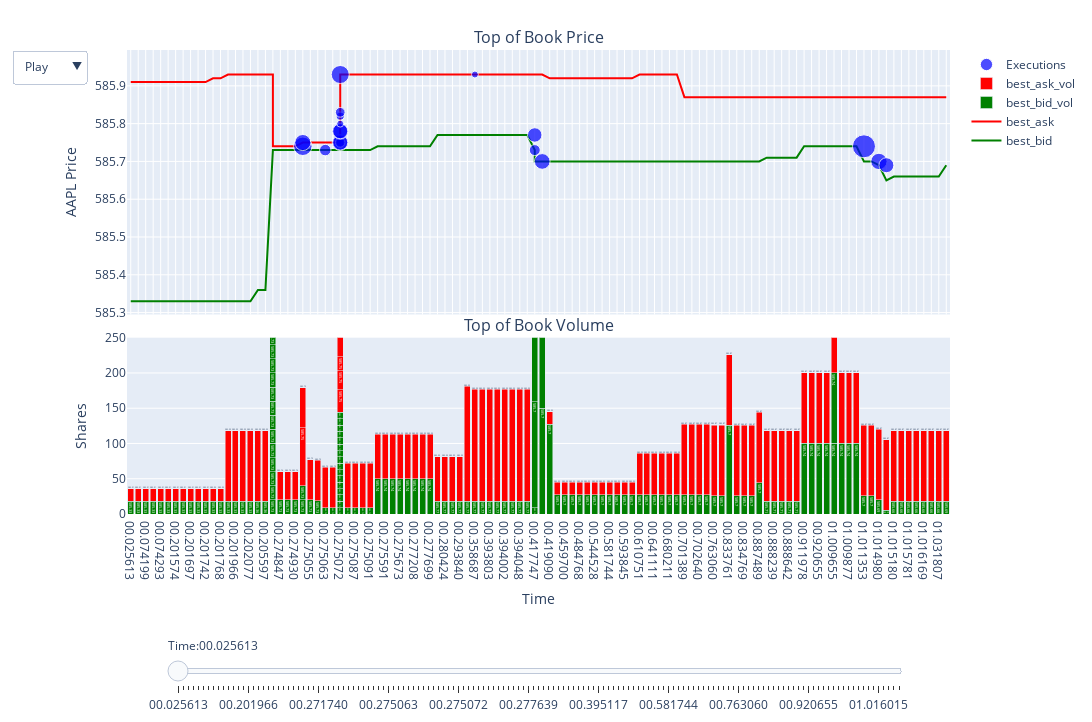

Notebook cell for this chart:
### Code cell
# present data
my_fig_dict["layout"]["sliders"] = [my_sliders_dict]

# feed all data into plotly
fig = go.Figure(my_fig_dict).set_subplots(2, 1, subplot_titles=('Top of Book Price', 'Top of Book Volume'), vertical_spacing=0.05, row_heights=[0.6, 0.4], shared_xaxes=True)
# set x and y for volume bar chart
fig.data[2].xaxis = "x2"
fig.data[2].yaxis = "y2"
fig.data[3].xaxis = "x2"
fig.data[3].yaxis = "y2"
fig.update_layout(yaxis2_title='Shares', xaxis2_title='Time')
fig.update_layout(width=1440, height=722, margin=dict(l=50, r=50, b=75, t=50), yaxis2_range=[0,250])
fig.show()
#fig.write_html("../data/html/AAPL_L1_Data.html")

### Figure 1 — Plotly figure (JSON) as saved in the notebook; plotly's stock layout.template omitted (floating-point values rounded to 4 significant figures; data arrays with more than 128 entries replaced by an {"elided": "..."} marker saying what was removed)
{"data": [{"line": {"color": "green"}, "mode": "lines", "name": "best_bid", "type": "scatter", "x": {"elided": "145 str values"}, "y": {"elided": "145 float values"}}, {"line": {"color": "red"}, "mode": "lines", "name": "best_ask", "type": "scatter", "x": {"elided": "145 str values"}, "y": {"elided": "145 float values"}}, {"marker": {"color": "green"}, "name": "best_bid_vol", "text": {"elided": "145 str values"}, "type": "bar", "x": {"elided": "145 str values"}, "xaxis": "x2", "y": {"elided": "145 int values"}, "yaxis": "y2"}, {"marker": {"color": "red"}, "name": "best_ask_vol", "text": {"elided": "145 str values"}, "type": "bar", "x": {"elided": "145 str values"}, "xaxis": "x2", "y": {"elided": "145 int values"}, "yaxis": "y2"}, {"marker": {"color": "blue", "size": [18.44, 16.09, 0, 11.51, 16.09, 8.047, 9.73, 14.98, 16.09, 14.98, 6.931, 8.047, 9.73, 18.05, 6.931, 14.45, 10.99, 15.68, 0, 23.03, 16.29, 14.98]}, "mode": "markers", "name": "Executions", "text": ["Shares: 40.0", "Shares: 25.0", "Shares: 1.0", "Shares: 10.0", "Shares: 25.0", "Shares: 5.0", "Shares: 7.0", "Shares: 20.0", "Shares: 25.0", "Shares: 20.0", "Shares: 4.0", "Shares: 5.0", "Shares: 7.0", "Shares: 37.0", "Shares: 4.0", "Shares: 18.0", "Shares: 9.0", "Shares: 23.0", "Shares: 1.0", "Shares: 100.0", "Shares: 26.0", "Shares: 20.0"], "type": "scatter", "x": ["00.275016", "00.275016", "00.275057", "00.275063", "00.275072", "00.275072", "00.275072", "00.275072", "00.275072", "00.275072", "00.275072", "00.275072", "00.275072", "00.275072", "00.358687", "00.417747", "00.417747", "00.418944", "00.763060", "01.011353", "01.014980", "01.015081"], "y": [585.7, 585.8, 585.7, 585.7, 585.8, 585.8, 585.8, 585.8, 585.8, 585.8, 585.8, 585.8, 585.8, 585.9, 585.9, 585.8, 585.7, 585.7, 585.7, 585.7, 585.7, 585.7]}], "layout": {"annotations": [{"font": {"size": 16}, "showarrow": false, "text": "Top of Book Price", "x": 0.5, "xanchor": "center", "xref": "paper", "y": 1, "yanchor": "bottom", "yref": "paper"}, {"font": {"size": 16}, "showarrow": false, "text": "Top of Book Volume", "x": 0.5, "xanchor": "center", "xref": "paper", "y": 0.38, "yanchor": "bottom", "yref": "paper"}], "barmode": "stack", "height": 722, "hovermode": "closest", "margin": {"b": 75, "l": 50, "r": 50, "t": 50}, "sliders": [{"active": 0, "currentvalue": {"prefix": "Time:"}, "len": 0.9, "pad": {"b": 0, "t": 120}, "steps": [{"args": [["00.025613"], {"frame": {"duration": 0, "redraw": false}, "mode": "immediate", "transition": {"duration": 0}}], "label": "00.025613", "method": "animate"}, {"args": [["00.050241"], {"frame": {"duration": 0, "redraw": false}, "mode": "immediate", "transition": {"duration": 0}}], "label": "00.050241", "method": "animate"}, {"args": [["00.074199"], {"frame": {"duration": 0, "redraw": false}, "mode": "immediate", "transition": {"duration": 0}}], "label": "00.074199", "method": "animate"}, {"args": [["00.074256"], {"frame": {"duration": 0, "redraw": false}, "mode": "immediate", "transition": {"duration": 0}}], "label": "00.074256", "method": "animate"}, {"args": [["00.074293"], {"frame": {"duration": 0, "redraw": false}, "mode": "immediate", "transition": {"duration": 0}}], "label": "00.074293", "method": "animate"}, {"args": [["00.201518"], {"frame": {"duration": 0, "redraw": false}, "mode": "immediate", "transition": {"duration": 0}}], "label": "00.201518", "method": "animate"}, {"args": [["00.201574"], {"frame": {"duration": 0, "redraw": false}, "mode": "immediate", "transition": {"duration": 0}}], "label": "00.201574", "method": "animate"}, {"args": [["00.201617"], {"frame": {"duration": 0, "redraw": false}, "mode": "immediate", "transition": {"duration": 0}}], "label": "00.201617", "method": "animate"}, {"args": [["00.201697"], {"frame": {"duration": 0, "redraw": false}, "mode": "immediate", "transition": {"duration": 0}}], "label": "00.201697", "method": "animate"}, {"args": [["00.201736"], {"frame": {"duration": 0, "redraw": false}, "mode": "immediate", "transition": {"duration": 0}}], "label": "00.201736", "method": "animate"}, {"args": [["00.201742"], {"frame": {"duration": 0, "redraw": false}, "mode": "immediate", "transition": {"duration": 0}}], "label": "00.201742", "method": "animate"}, {"args": [["00.201743"], {"frame": {"duration": 0, "redraw": false}, "mode": "immediate", "transition": {"duration": 0}}], "label": "00.201743", "method": "animate"}, {"args": [["00.201768"], {"frame": {"duration": 0, "redraw": false}, "mode": "immediate", "transition": {"duration": 0}}], "label": "00.201768", "method": "animate"}, {"args": [["00.201781"], {"frame": {"duration": 0, "redraw": false}, "mode": "immediate", "transition": {"duration": 0}}], "label": "00.201781", "method": "animate"}, {"args": [["00.201966"], {"frame": {"duration": 0, "redraw": false}, "mode": "immediate", "transition": {"duration": 0}}], "label": "00.201966", "method": "animate"}, {"args": [["00.201989"], {"frame": {"duration": 0, "redraw": false}, "mode": "immediate", "transition": {"duration": 0}}], "label": "00.201989", "method": "animate"}, {"args": [["00.202077"], {"frame": {"duration": 0, "redraw": false}, "mode": "immediate", "transition": {"duration": 0}}], "label": "00.202077", "method": "animate"}, {"args": [["00.205573"], {"frame": {"duration": 0, "redraw": false}, "mode": "immediate", "transition": {"duration": 0}}], "label": "00.205573", "method": "animate"}, {"args": [["00.205597"], {"frame": {"duration": 0, "redraw": false}, "mode": "immediate", "transition": {"duration": 0}}], "label": "00.205597", "method": "animate"}, {"args": [["00.271740"], {"frame": {"duration": 0, "redraw": false}, "mode": "immediate", "transition": {"duration": 0}}], "label": "00.271740", "method": "animate"}, {"args": [["00.271740"], {"frame": {"duration": 0, "redraw": false}, "mode": "immediate", "transition": {"duration": 0}}], "label": "00.271740", "method": "animate"}, {"args": [["00.271740"], {"frame": {"duration": 0, "redraw": false}, "mode": "immediate", "transition": {"duration": 0}}], "label": "00.271740", "method": "animate"}, {"args": [["00.271740"], {"frame": {"duration": 0, "redraw": false}, "mode": "immediate", "transition": {"duration": 0}}], "label": "00.271740", "method": "animate"}, {"args": [["00.271740"], {"frame": {"duration": 0, "redraw": false}, "mode": "immediate", "transition": {"duration": 0}}], "label": "00.271740", "method": "animate"}, {"args": [["00.271740"], {"frame": {"duration": 0, "redraw": false}, "mode": "immediate", "transition": {"duration": 0}}], "label": "00.271740", "method": "animate"}, {"args": [["00.271740"], {"frame": {"duration": 0, "redraw": false}, "mode": "immediate", "transition": {"duration": 0}}], "label": "00.271740", "method": "animate"}, {"args": [["00.271740"], {"frame": {"duration": 0, "redraw": false}, "mode": "immediate", "transition": {"duration": 0}}], "label": "00.271740", "method": "animate"}, {"args": [["00.271740"], {"frame": {"duration": 0, "redraw": false}, "mode": "immediate", "transition": {"duration": 0}}], "label": "00.271740", "method": "animate"}, {"args": [["00.271740"], {"frame": {"duration": 0, "redraw": false}, "mode": "immediate", "transition": {"duration": 0}}], "label": "00.271740", "method": "animate"}, {"args": [["00.271740"], {"frame": {"duration": 0, "redraw": false}, "mode": "immediate", "transition": {"duration": 0}}], "label": "00.271740", "method": "animate"}, {"args": [["00.271740"], {"frame": {"duration": 0, "redraw": false}, "mode": "immediate", "transition": {"duration": 0}}], "label": "00.271740", "method": "animate"}, {"args": [["00.271740"], {"frame": {"duration": 0, "redraw": false}, "mode": "immediate", "transition": {"duration": 0}}], "label": "00.271740", "method": "animate"}, {"args": [["00.271740"], {"frame": {"duration": 0, "redraw": false}, "mode": "immediate", "transition": {"duration": 0}}], "label": "00.271740", "method": "animate"}, {"args": [["00.271740"], {"frame": {"duration": 0, "redraw": false}, "mode": "immediate", "transition": {"duration": 0}}], "label": "00.271740", "method": "animate"}, {"args": [["00.271740"], {"frame": {"duration": 0, "redraw": false}, "mode": "immediate", "transition": {"duration": 0}}], "label": "00.271740", "method": "animate"}, {"args": [["00.274847"], {"frame": {"duration": 0, "redraw": false}, "mode": "immediate", "transition": {"duration": 0}}], "label": "00.274847", "method": "animate"}, {"args": [["00.274848"], {"frame": {"duration": 0, "redraw": false}, "mode": "immediate", "transition": {"duration": 0}}], "label": "00.274848", "method": "animate"}, {"args": [["00.274930"], {"frame": {"duration": 0, "redraw": false}, "mode": "immediate", "transition": {"duration": 0}}], "label": "00.274930", "method": "animate"}, {"args": [["00.275016"], {"frame": {"duration": 0, "redraw": false}, "mode": "immediate", "transition": {"duration": 0}}], "label": "00.275016", "method": "animate"}, {"args": [["00.275016"], {"frame": {"duration": 0, "redraw": false}, "mode": "immediate", "transition": {"duration": 0}}], "label": "00.275016", "method": "animate"}, {"args": [["00.275055"], {"frame": {"duration": 0, "redraw": false}, "mode": "immediate", "transition": {"duration": 0}}], "label": "00.275055", "method": "animate"}, {"args": [["00.275057"], {"frame": {"duration": 0, "redraw": false}, "mode": "immediate", "transition": {"duration": 0}}], "label": "00.275057", "method": "animate"}, {"args": [["00.275063"], {"frame": {"duration": 0, "redraw": false}, "mode": "immediate", "transition": {"duration": 0}}], "label": "00.275063", "method": "animate"}, {"args": [["00.275064"], {"frame": {"duration": 0, "redraw": false}, "mode": "immediate", "transition": {"duration": 0}}], "label": "00.275064", "method": "animate"}, {"args": [["00.275072"], {"frame": {"duration": 0, "redraw": false}, "mode": "immediate", "transition": {"duration": 0}}], "label": "00.275072", "method": "animate"}, {"args": [["00.275072"], {"frame": {"duration": 0, "redraw": false}, "mode": "immediate", "transition": {"duration": 0}}], "label": "00.275072", "method": "animate"}, {"args": [["00.275072"], {"frame": {"duration": 0, "redraw": false}, "mode": "immediate", "transition": {"duration": 0}}], "label": "00.275072", "method": "animate"}, {"args": [["00.275072"], {"frame": {"duration": 0, "redraw": false}, "mode": "immediate", "transition": {"duration": 0}}], "label": "00.275072", "method": "animate"}, {"args": [["00.275072"], {"frame": {"duration": 0, "redraw": false}, "mode": "immediate", "transition": {"duration": 0}}], "label": "00.275072", "method": "animate"}, {"args": [["00.275072"], {"frame": {"duration": 0, "redraw": false}, "mode": "immediate", "transition": {"duration": 0}}], "label": "00.275072", "method": "animate"}, {"args": [["00.275072"], {"frame": {"duration": 0, "redraw": false}, "mode": "immediate", "transition": {"duration": 0}}], "label": "00.275072", "method": "animate"}, {"args": [["00.275072"], {"frame": {"duration": 0, "redraw": false}, "mode": "immediate", "transition": {"duration": 0}}], "label": "00.275072", "method": "animate"}, {"args": [["00.275072"], {"frame": {"duration": 0, "redraw": false}, "mode": "immediate", "transition": {"duration": 0}}], "label": "00.275072", "method": "animate"}, {"args": [["00.275072"], {"frame": {"duration": 0, "redraw": false}, "mode": "immediate", "transition": {"duration": 0}}], "label": "00.275072", "method": "animate"}, {"args": [["00.275072"], {"frame": {"duration": 0, "redraw": false}, "mode": "immediate", "transition": {"duration": 0}}], "label": "00.275072", "method": "animate"}, {"args": [["00.275072"], {"frame": {"duration": 0, "redraw": false}, "mode": "immediate", "transition": {"duration": 0}}], "label": "00.275072", "method": "animate"}, {"args": [["00.275072"], {"frame": {"duration": 0, "redraw": false}, "mode": "immediate", "transition": {"duration": 0}}], "label": "00.275072", "method": "animate"}, {"args": [["00.275072"], {"frame": {"duration": 0, "redraw": false}, "mode": "immediate", "transition": {"duration": 0}}], "label": "00.275072", "method": "animate"}, {"args": [["00.275072"], {"frame": {"duration": 0, "redraw": false}, "mode": "immediate", "transition": {"duration": 0}}], "label": "00.275072", "method": "animate"}, {"args": [["00.275072"], {"frame": {"duration": 0, "redraw": false}, "mode": "immediate", "transition": {"duration": 0}}], "label": "00.275072", "method": "animate"}, {"args": [["00.275084"], {"frame": {"duration": 0, "redraw": false}, "mode": "immediate", "transition": {"duration": 0}}], "label": "00.275084", "method": "animate"}, {"args": [["00.275087"], {"frame": {"duration": 0, "redraw": false}, "mode": "immediate", "transition": {"duration": 0}}], "label": "00.275087", "method": "animate"}, {"args": [["00.275088"], {"frame": {"duration": 0, "redraw": false}, "mode": "immediate", "transition": {"duration": 0}}], "label": "00.275088", "method": "animate"}, {"args": [["00.275091"], {"frame": {"duration": 0, "redraw": false}, "mode": "immediate", "transition": {"duration": 0}}], "label": "00.275091", "method": "animate"}, {"args": [["00.275123"], {"frame": {"duration": 0, "redraw": false}, "mode": "immediate", "transition": {"duration": 0}}], "label": "00.275123", "method": "animate"}, {"args": [["00.275591"], {"frame": {"duration": 0, "redraw": false}, "mode": "immediate", "transition": {"duration": 0}}], "label": "00.275591", "method": "animate"}, {"args": [["00.275668"], {"frame": {"duration": 0, "redraw": false}, "mode": "immediate", "transition": {"duration": 0}}], "label": "00.275668", "method": "animate"}, {"args": [["00.275673"], {"frame": {"duration": 0, "redraw": false}, "mode": "immediate", "transition": {"duration": 0}}], "label": "00.275673", "method": "animate"}, {"args": [["00.276996"], {"frame": {"duration": 0, "redraw": false}, "mode": "immediate", "transition": {"duration": 0}}], "label": "00.276996", "method": "animate"}, {"args": [["00.277208"], {"frame": {"duration": 0, "redraw": false}, "mode": "immediate", "transition": {"duration": 0}}], "label": "00.277208", "method": "animate"}, {"args": [["00.277639"], {"frame": {"duration": 0, "redraw": false}, "mode": "immediate", "transition": {"duration": 0}}], "label": "00.277639", "method": "animate"}, {"args": [["00.277699"], {"frame": {"duration": 0, "redraw": false}, "mode": "immediate", "transition": {"duration": 0}}], "label": "00.277699", "method": "animate"}, {"args": [["00.280396"], {"frame": {"duration": 0, "redraw": false}, "mode": "immediate", "transition": {"duration": 0}}], "label": "00.280396", "method": "animate"}, {"args": [["00.280424"], {"frame": {"duration": 0, "redraw": false}, "mode": "immediate", "transition": {"duration": 0}}], "label": "00.280424", "method": "animate"}, {"args": [["00.280446"], {"frame": {"duration": 0, "redraw": false}, "mode": "immediate", "transition": {"duration": 0}}], "label": "00.280446", "method": "animate"}, {"args": [["00.293840"], {"frame": {"duration": 0, "redraw": false}, "mode": "immediate", "transition": {"duration": 0}}], "label": "00.293840", "method": "animate"}, {"args": [["00.347391"], {"frame": {"duration": 0, "redraw": false}, "mode": "immediate", "transition": {"duration": 0}}], "label": "00.347391", "method": "animate"}, {"args": [["00.358687"], {"frame": {"duration": 0, "redraw": false}, "mode": "immediate", "transition": {"duration": 0}}], "label": "00.358687", "method": "animate"}, {"args": [["00.372152"], {"frame": {"duration": 0, "redraw": false}, "mode": "immediate", "transition": {"duration": 0}}], "label": "00.372152", "method": "animate"}, {"args": [["00.393803"], {"frame": {"duration": 0, "redraw": false}, "mode": "immediate", "transition": {"duration": 0}}], "label": "00.393803", "method": "animate"}, {"args": [["00.393976"], {"frame": {"duration": 0, "redraw": false}, "mode": "immediate", "transition": {"duration": 0}}], "label": "00.393976", "method": "animate"}, {"args": [["00.394002"], {"frame": {"duration": 0, "redraw": false}, "mode": "immediate", "transition": {"duration": 0}}], "label": "00.394002", "method": "animate"}, {"args": [["00.394003"], {"frame": {"duration": 0, "redraw": false}, "mode": "immediate", "transition": {"duration": 0}}], "label": "00.394003", "method": "animate"}, {"args": [["00.394048"], {"frame": {"duration": 0, "redraw": false}, "mode": "immediate", "transition": {"duration": 0}}], "label": "00.394048", "method": "animate"}, {"args": [["00.395117"], {"frame": {"duration": 0, "redraw": false}, "mode": "immediate", "transition": {"duration": 0}}], "label": "00.395117", "method": "animate"}, {"args": [["00.417747"], {"frame": {"duration": 0, "redraw": false}, "mode": "immediate", "transition": {"duration": 0}}], "label": "00.417747", "method": "animate"}, {"args": [["00.417747"], {"frame": {"duration": 0, "redraw": false}, "mode": "immediate", "transition": {"duration": 0}}], "label": "00.417747", "method": "animate"}, {"args": [["00.417747"], {"frame": {"duration": 0, "redraw": false}, "mode": "immediate", "transition": {"duration": 0}}], "label": "00.417747", "method": "animate"}, {"args": [["00.418944"], {"frame": {"duration": 0, "redraw": false}, "mode": "immediate", "transition": {"duration": 0}}], "label": "00.418944", "method": "animate"}, {"args": [["00.418944"], {"frame": {"duration": 0, "redraw": false}, "mode": "immediate", "transition": {"duration": 0}}], "label": "00.418944", "method": "animate"}, {"args": [["00.419090"], {"frame": {"duration": 0, "redraw": false}, "mode": "immediate", "transition": {"duration": 0}}], "label": "00.419090", "method": "animate"}, {"args": [["00.459503"], {"frame": {"duration": 0, "redraw": false}, "mode": "immediate", "transition": {"duration": 0}}], "label": "00.459503", "method": "animate"}, {"args": [["00.459700"], {"frame": {"duration": 0, "redraw": false}, "mode": "immediate", "transition": {"duration": 0}}], "label": "00.459700", "method": "animate"}, {"args": [["00.484613"], {"frame": {"duration": 0, "redraw": false}, "mode": "immediate", "transition": {"duration": 0}}], "label": "00.484613", "method": "animate"}, {"args": [["00.484768"], {"frame": {"duration": 0, "redraw": false}, "mode": "immediate", "transition": {"duration": 0}}], "label": "00.484768", "method": "animate"}, {"args": [["00.502026"], {"frame": {"duration": 0, "redraw": false}, "mode": "immediate", "transition": {"duration": 0}}], "label": "00.502026", "method": "animate"}, {"args": [["00.544528"], {"frame": {"duration": 0, "redraw": false}, "mode": "immediate", "transition": {"duration": 0}}], "label": "00.544528", "method": "animate"}, {"args": [["00.580860"], {"frame": {"duration": 0, "redraw": false}, "mode": "immediate", "transition": {"duration": 0}}], "label": "00.580860", "method": "animate"}, {"args": [["00.581744"], {"frame": {"duration": 0, "redraw": false}, "mode": "immediate", "transition": {"duration": 0}}], "label": "00.581744", "method": "animate"}, {"args": [["00.581764"], {"frame": {"duration": 0, "redraw": false}, "mode": "immediate", "transition": {"duration": 0}}], "label": "00.581764", "method": "animate"}, {"args": [["00.593845"], {"frame": {"duration": 0, "redraw": false}, "mode": "immediate", "transition": {"duration": 0}}], "label": "00.593845", "method": "animate"}, {"args": [["00.610600"], {"frame": {"duration": 0, "redraw": false}, "mode": "immediate", "transition": {"duration": 0}}], "label": "00.610600", "method": "animate"}, {"args": [["00.610751"], {"frame": {"duration": 0, "redraw": false}, "mode": "immediate", "transition": {"duration": 0}}], "label": "00.610751", "method": "animate"}, {"args": [["00.615389"], {"frame": {"duration": 0, "redraw": false}, "mode": "immediate", "transition": {"duration": 0}}], "label": "00.615389", "method": "animate"}, {"args": [["00.641111"], {"frame": {"duration": 0, "redraw": false}, "mode": "immediate", "transition": {"duration": 0}}], "label": "00.641111", "method": "animate"}, {"args": [["00.641336"], {"frame": {"duration": 0, "redraw": false}, "mode": "immediate", "transition": {"duration": 0}}], "label": "00.641336", "method": "animate"}, {"args": [["00.680211"], {"frame": {"duration": 0, "redraw": false}, "mode": "immediate", "transition": {"duration": 0}}], "label": "00.680211", "method": "animate"}, {"args": [["00.698811"], {"frame": {"duration": 0, "redraw": false}, "mode": "immediate", "transition": {"duration": 0}}], "label": "00.698811", "method": "animate"}, {"args": [["00.701389"], {"frame": {"duration": 0, "redraw": false}, "mode": "immediate", "transition": {"duration": 0}}], "label": "00.701389", "method": "animate"}, {"args": [["00.702574"], {"frame": {"duration": 0, "redraw": false}, "mode": "immediate", "transition": {"duration": 0}}], "label": "00.702574", "method": "animate"}, {"args": [["00.702640"], {"frame": {"duration": 0, "redraw": false}, "mode": "immediate", "transition": {"duration": 0}}], "label": "00.702640", "method": "animate"}, {"args": [["00.702722"], {"frame": {"duration": 0, "redraw": false}, "mode": "immediate", "transition": {"duration": 0}}], "label": "00.702722", "method": "animate"}, {"args": [["00.763060"], {"frame": {"duration": 0, "redraw": false}, "mode": "immediate", "transition": {"duration": 0}}], "label": "00.763060", "method": "animate"}, {"args": [["00.833565"], {"frame": {"duration": 0, "redraw": false}, "mode": "immediate", "transition": {"duration": 0}}], "label": "00.833565", "method": "animate"}, {"args": [["00.833761"], {"frame": {"duration": 0, "redraw": false}, "mode": "immediate", "transition": {"duration": 0}}], "label": "00.833761", "method": "animate"}, {"args": [["00.834525"], {"frame": {"duration": 0, "redraw": false}, "mode": "immediate", "transition": {"duration": 0}}], "label": "00.834525", "method": "animate"}, {"args": [["00.834769"], {"frame": {"duration": 0, "redraw": false}, "mode": "immediate", "transition": {"duration": 0}}], "label": "00.834769", "method": "animate"}, {"args": [["00.887406"], {"frame": {"duration": 0, "redraw": false}, "mode": "immediate", "transition": {"duration": 0}}], "label": "00.887406", "method": "animate"}, {"args": [["00.887489"], {"frame": {"duration": 0, "redraw": false}, "mode": "immediate", "transition": {"duration": 0}}], "label": "00.887489", "method": "animate"}, {"args": [["00.887549"], {"frame": {"duration": 0, "redraw": false}, "mode": "immediate", "transition": {"duration": 0}}], "label": "00.887549", "method": "animate"}, {"args": [["00.888239"], {"frame": {"duration": 0, "redraw": false}, "mode": "immediate", "transition": {"duration": 0}}], "label": "00.888239", "method": "animate"}, {"args": [["00.888357"], {"frame": {"duration": 0, "redraw": false}, "mode": "immediate", "transition": {"duration": 0}}], "label": "00.888357", "method": "animate"}, {"args": [["00.888642"], {"frame": {"duration": 0, "redraw": false}, "mode": "immediate", "transition": {"duration": 0}}], "label": "00.888642", "method": "animate"}, {"args": [["00.888800"], {"frame": {"duration": 0, "redraw": false}, "mode": "immediate", "transition": {"duration": 0}}], "label": "00.888800", "method": "animate"}, {"args": [["00.911978"], {"frame": {"duration": 0, "redraw": false}, "mode": "immediate", "transition": {"duration": 0}}], "label": "00.911978", "method": "animate"}, {"args": [["00.918221"], {"frame": {"duration": 0, "redraw": false}, "mode": "immediate", "transition": {"duration": 0}}], "label": "00.918221", "method": "animate"}, {"args": [["00.920655"], {"frame": {"duration": 0, "redraw": false}, "mode": "immediate", "transition": {"duration": 0}}], "label": "00.920655", "method": "animate"}, {"args": [["00.962954"], {"frame": {"duration": 0, "redraw": false}, "mode": "immediate", "transition": {"duration": 0}}], "label": "00.962954", "method": "animate"}, {"args": [["01.009655"], {"frame": {"duration": 0, "redraw": false}, "mode": "immediate", "transition": {"duration": 0}}], "label": "01.009655", "method": "animate"}, {"args": [["01.009655"], {"frame": {"duration": 0, "redraw": false}, "mode": "immediate", "transition": {"duration": 0}}], "label": "01.009655", "method": "animate"}, {"args": [["01.009855"], {"frame": {"duration": 0, "redraw": false}, "mode": "immediate", "transition": {"duration": 0}}], "label": "01.009855", "method": "animate"}, {"args": [["01.009877"], {"frame": {"duration": 0, "redraw": false}, "mode": "immediate", "transition": {"duration": 0}}], "label": "01.009877", "method": "animate"}, {"args": [["01.011225"], {"frame": {"duration": 0, "redraw": false}, "mode": "immediate", "transition": {"duration": 0}}], "label": "01.011225", "method": "animate"}, {"args": [["01.011353"], {"frame": {"duration": 0, "redraw": false}, "mode": "immediate", "transition": {"duration": 0}}], "label": "01.011353", "method": "animate"}, {"args": [["01.011359"], {"frame": {"duration": 0, "redraw": false}, "mode": "immediate", "transition": {"duration": 0}}], "label": "01.011359", "method": "animate"}, {"args": [["01.014980"], {"frame": {"duration": 0, "redraw": false}, "mode": "immediate", "transition": {"duration": 0}}], "label": "01.014980", "method": "animate"}, {"args": [["01.015081"], {"frame": {"duration": 0, "redraw": false}, "mode": "immediate", "transition": {"duration": 0}}], "label": "01.015081", "method": "animate"}, {"args": [["01.015180"], {"frame": {"duration": 0, "redraw": false}, "mode": "immediate", "transition": {"duration": 0}}], "label": "01.015180", "method": "animate"}, {"args": [["01.015508"], {"frame": {"duration": 0, "redraw": false}, "mode": "immediate", "transition": {"duration": 0}}], "label": "01.015508", "method": "animate"}, {"args": [["01.015781"], {"frame": {"duration": 0, "redraw": false}, "mode": "immediate", "transition": {"duration": 0}}], "label": "01.015781", "method": "animate"}, {"args": [["01.016015"], {"frame": {"duration": 0, "redraw": false}, "mode": "immediate", "transition": {"duration": 0}}], "label": "01.016015", "method": "animate"}, {"args": [["01.016169"], {"frame": {"duration": 0, "redraw": false}, "mode": "immediate", "transition": {"duration": 0}}], "label": "01.016169", "method": "animate"}, {"args": [["01.031651"], {"frame": {"duration": 0, "redraw": false}, "mode": "immediate", "transition": {"duration": 0}}], "label": "01.031651", "method": "animate"}, {"args": [["01.031807"], {"frame": {"duration": 0, "redraw": false}, "mode": "immediate", "transition": {"duration": 0}}], "label": "01.031807", "method": "animate"}, {"args": [["01.043833"], {"frame": {"duration": 0, "redraw": false}, "mode": "immediate", "transition": {"duration": 0}}], "label": "01.043833", "method": "animate"}], "x": 0.05, "xanchor": "left", "y": 0}], "updatemenus": [{"buttons": [{"args": [null, {"frame": {"duration": 0, "redraw": false}, "fromcurrent": true, "transition": {"duration": 0, "easing": "quadratic-in-out"}}], "label": "Play", "method": "animate"}, {"args": [[null], {"frame": {"duration": 0, "redraw": false}, "mode": "immediate", "transition": {"duration": 0}}], "label": "Pause", "method": "animate"}]}], "width": 1440, "xaxis": {"anchor": "y", "autorange": true, "domain": [0, 1], "dtick": "250ms", "matches": "x2", "showticklabels": false, "tickformat": "%S.%.3f", "tickmode": "linear"}, "xaxis2": {"anchor": "y2", "domain": [0, 1], "title": {"text": "Time"}}, "yaxis": {"anchor": "x", "domain": [0.43, 1], "title": {"text": "AAPL Price"}}, "yaxis2": {"anchor": "x2", "domain": [0, 0.38], "range": [0, 250], "title": {"text": "Shares"}}}}
